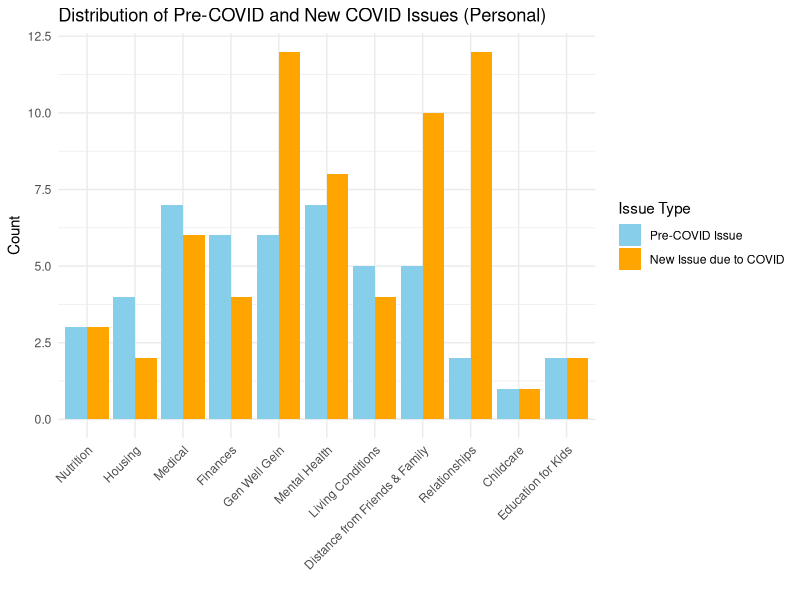
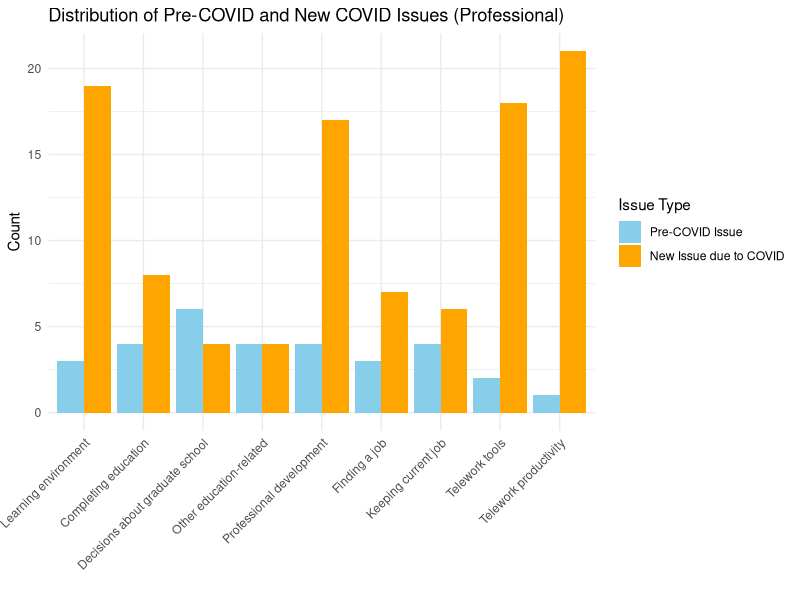
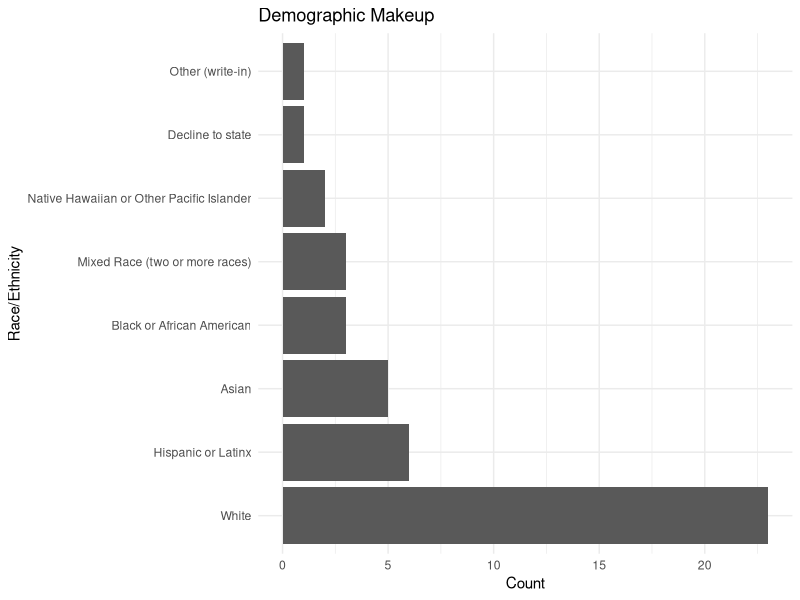
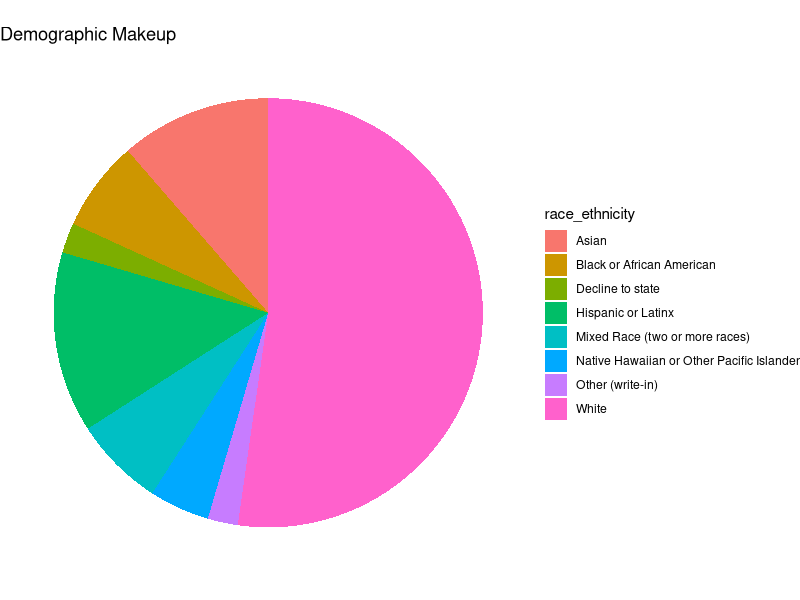
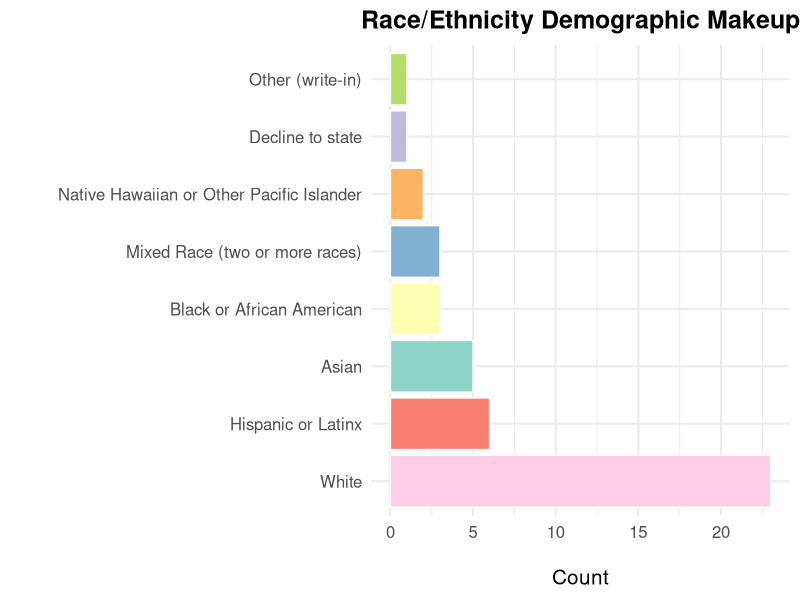
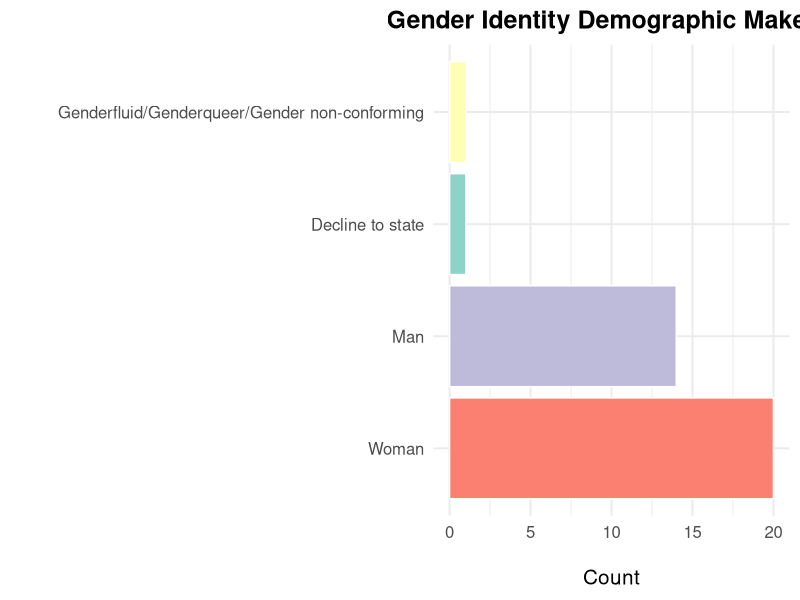
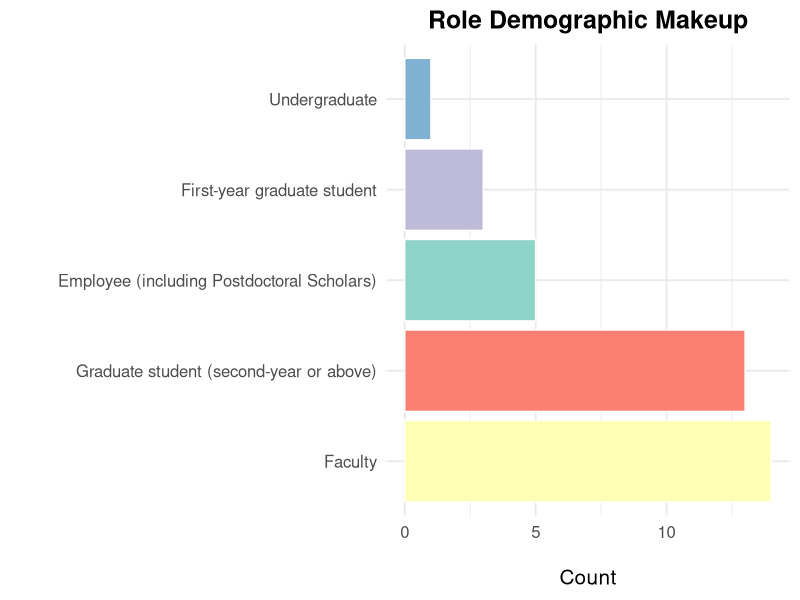
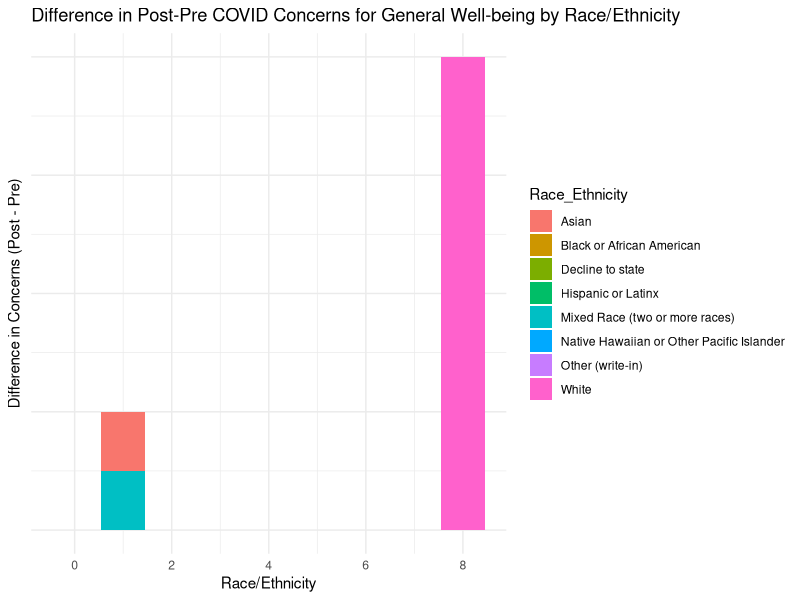

The R source for these figures, in order:
## ---- chunk 1
library(tidyverse)
library(tibble)
library(kableExtra)
data <- read.csv("data_snippet.csv")
## ---- chunk 2
personal_prefix <- "Currently..are.you.concerned.about.the.following....If.you.are.not..leave.blank...__________About......Personal.impacts..."
professional_prefix <- "Currently..are.you.concerned.about.the.following....If.you.are.not..leave.blank.....__________Abo......Academic.and.or.professional.impacts..."

remove_prefix <- function(column_name, prefix_to_remove) {
  column_name <- gsub(prefix_to_remove, "", column_name)
  return(column_name)
}

personal_concern_columns <- grep(personal_prefix, names(data), value = TRUE)
professional_concern_columns <- grep(professional_prefix, names(data), value = TRUE)

cleaned_personal_column_names <- lapply(personal_concern_columns, remove_prefix, prefix_to_remove = personal_prefix)
cleaned_professional_column_names <- lapply(professional_concern_columns, remove_prefix, prefix_to_remove = professional_prefix)

df_personal <- data[personal_concern_columns]
df_professional <- data[professional_concern_columns]
names(df_personal) <- cleaned_personal_column_names
names(df_professional) <- cleaned_professional_column_names
## ---- chunk 3
# 0 - Not Concerned
# 1 - pre-covid issue
# 2 - new issue due to covid
# 3 - cannot access resources
head(df_personal)
head(df_professional)
## ---- chunk 4
aggregate_personal <- data.frame(
  Pre_COVID_Count = colSums(df_personal == 1, na.rm = TRUE),
  New_COVID_Count = colSums(df_personal == 2, na.rm = TRUE)
)

aggregate_professional <- data.frame(
  Pre_COVID_Count = colSums(df_professional == 1, na.rm = TRUE),
  New_COVID_Count = colSums(df_professional == 2, na.rm = TRUE)
)

filtered_aggregate_personal <- aggregate_personal[rowSums(aggregate_personal) > 0, ]
filtered_aggregate_professional <- aggregate_professional[rowSums(aggregate_professional) > 0, ]

tbl_personal <- as_tibble(filtered_aggregate_personal)
tbl_professional <- as_tibble(filtered_aggregate_professional)

styled_tbl_personal <- tbl_personal %>%
  mutate(
    Concern_Category = c("Nutrition", "Housing", "Medical", "Finances", "Gen Well Gein", "Mental Health", "Living Conditions", "Distance from Friends & Family", "Relationships", "Childcare", "Education for Kids"),
    Difference = New_COVID_Count - Pre_COVID_Count
  ) %>%
  select(Concern_Category, Pre_COVID_Count, New_COVID_Count, Difference) %>%
  kable(., align = "c", caption = "Distribution of Pre-COVID and New COVID Issues (Personal)") %>%
  kable_styling(full_width = FALSE)

styled_tbl_professional <- tbl_professional %>%
  mutate(
    Concern_Category = c("Learning environment", "Completing education", "Decisions about graduate school", "Other education-related", "Professional development", "Finding a job", "Keeping current job", "Telework tools", "Telework productivity"),
    Difference = New_COVID_Count - Pre_COVID_Count
  ) %>%
  select(Concern_Category, Pre_COVID_Count, New_COVID_Count, Difference) %>%
  kable(., align = "c", caption = "Distribution of Pre-COVID and New COVID Issues (Professional)") %>%
  kable_styling(full_width = FALSE)

styled_tbl_personal
styled_tbl_professional
## ---- chunk 5
personal_labels <- c("Nutrition", "Housing", "Medical", "Finances", "Gen Well Gein", "Mental Health", "Living Conditions", "Distance from Friends & Family", "Relationships", "Childcare", "Education for Kids")

df_personal_long <- filtered_aggregate_personal %>%
  rownames_to_column(var = "Concern_Category") %>%
  pivot_longer(cols = c("Pre_COVID_Count", "New_COVID_Count"), 
               names_to = "Type", values_to = "Count") %>%
  mutate(Concern_Category = factor(Concern_Category, 
                                   levels = rownames(filtered_aggregate_personal),
                                   labels = personal_labels))
type_order <- c("Pre_COVID_Count", "New_COVID_Count")
df_personal_long$Type <- factor(df_personal_long$Type, levels = type_order)

ggplot(df_personal_long, aes(x = Concern_Category, y = Count, fill = Type)) +
  geom_bar(stat = "identity", position = position_dodge()) +
  scale_fill_manual(values = c("skyblue", "orange"), 
                    labels = c("Pre-COVID Issue", "New Issue due to COVID")) +
  labs(title = "Distribution of Pre-COVID and New COVID Issues (Personal)",
       x = "", y = "Count", fill = "Issue Type") +
  theme_minimal() +
  theme(axis.text.x = element_text(angle = 45, hjust = 1, vjust = 1))
## ---- chunk 6
professional_labels <- c("Learning environment", "Completing education", "Decisions about graduate school", "Other education-related", "Professional development", "Finding a job", "Keeping current job", "Telework tools", "Telework productivity")

df_professional_long <- filtered_aggregate_professional %>%
  rownames_to_column(var = "Concern_Category") %>%
  pivot_longer(cols = c("Pre_COVID_Count", "New_COVID_Count"), 
               names_to = "Type", values_to = "Count") %>%
  mutate(Concern_Category = factor(Concern_Category, 
                                   levels = rownames(filtered_aggregate_professional),
                                   labels = professional_labels))

type_order <- c("Pre_COVID_Count", "New_COVID_Count")
df_professional_long$Type <- factor(df_professional_long$Type, levels = type_order)

ggplot(df_professional_long, aes(x = Concern_Category, y = Count, fill = Type)) +
  geom_bar(stat = "identity", position = position_dodge()) +
  scale_fill_manual(values = c("skyblue", "orange"), 
                    labels = c("Pre-COVID Issue", "New Issue due to COVID")) +
  labs(title = "Distribution of Pre-COVID and New COVID Issues (Professional)",
       x = "", y = "Count", fill = "Issue Type") +
  theme_minimal() +
  theme(axis.text.x = element_text(angle = 45, hjust = 1, vjust = 1))
## ---- chunk 7
race_ethnicity_counts <- data %>%
  separate_rows(`What.is.your.race.and.or.ethnicity..Check.all.that.apply....Selected.Choice`, sep = ",") %>%
  count(`What.is.your.race.and.or.ethnicity..Check.all.that.apply....Selected.Choice`, name = "count")

race_ethnicity_counts <- race_ethnicity_counts %>%
  rename(race_ethnicity = `What.is.your.race.and.or.ethnicity..Check.all.that.apply....Selected.Choice`)

ggplot(race_ethnicity_counts, aes(x = reorder(race_ethnicity, -count), y = count)) +
  geom_bar(stat = "identity") +
  coord_flip() +
  labs(title = "Demographic Makeup",
       x = "Race/Ethnicity",
       y = "Count") +
  theme_minimal()
## ---- chunk 8
race_ethnicity_counts %>%
  ggplot(aes(x = "", y = count, fill = race_ethnicity)) +
  geom_bar(stat = "identity", width = 1) +
  coord_polar("y") +
  labs(title = "Demographic Makeup") +
  theme_void() +
  theme(legend.position = "right")
## ---- chunk 9
render_summary_table_graph <- function(df, column, category_name) {
  total <- nrow(df)
  
  summary_df <- df %>%
    mutate({{column}} := ifelse({{column}} == "Genderfluid, Genderqueer, or Gender Non-conforming","Genderfluid/Genderqueer/Gender non-conforming", {{column}})) %>%
    separate_rows({{column}}, sep = ",") %>%
    count({{column}}, name = "count") %>%
    mutate(percentage = round((count / total) * 100, 2)) %>%
    rename(Category = {{column}}) %>% 
    arrange(desc(count))
  
  summary_table <- kable(summary_df, format = "html", col.names = c(category_name, "Count", "Percentage (%)")) %>%
    kable_styling(full_width = FALSE, bootstrap_options = c("striped", "hover", "condensed")) %>%
  print(summary_table)
  
  graph <- ggplot(summary_df, aes(x = reorder(Category, -count), y = count, fill = Category)) +
    geom_bar(stat = "identity", color = "white", show.legend = FALSE) +
    coord_flip() +
    labs(title = paste(category_name, "Demographic Makeup"),
         x = "",
         y = "Count") +
    theme_minimal(base_size = 15) +
    theme(axis.title.x = element_text(margin = margin(t = 20)),
          axis.title.y = element_text(margin = margin(r = 20)),
          plot.title = element_text(hjust = 0.5, face = "bold", size = 18)) +
    scale_fill_brewer(palette = "Set3")
  return(list(summary_table = summary_table, graph = graph))
}

render_summary_table_graph(data, `What.is.your.race.and.or.ethnicity..Check.all.that.apply....Selected.Choice`, "Race/Ethnicity")
render_summary_table_graph(data, `How.would.you.describe.yourself...Mark.one.answer....Selected.Choice`, "Gender Identity")
# render_summary_table_graph(data, `Institution.Type`, "Institution Type")
render_summary_table_graph(data, Role, "Role")
## ---- chunk 10
library(htmltools)
generate_summary_table <- function(df, column, category_name) {
  total <- nrow(df)
  
  # Handling specific category name issue
  summary_df <- df %>%
    mutate({{column}} := ifelse({{column}} == "Genderfluid, Genderqueer, or Gender Non-conforming","Gender fluid/queer/non-conforming", {{column}})) %>%
    separate_rows({{column}}, sep = ",") %>%
    count({{column}}, name = "count") %>%
    mutate(percentage = round((count / total) * 100, 2)) %>%
    rename(Category = {{column}}) %>%
    arrange(desc(count))
  
  return(summary_df)
}

summary_df_race_ethnicity <- generate_summary_table(data, `What.is.your.race.and.or.ethnicity..Check.all.that.apply....Selected.Choice`, "Race/Ethnicity")
summary_df_gender_identity <- generate_summary_table(data, `How.would.you.describe.yourself...Mark.one.answer....Selected.Choice`, "Gender Identity")
summary_df_role <- generate_summary_table(data, Role, "Role")

formatted_table_race_ethnicity <- summary_df_race_ethnicity %>%
  kable(format = "html", col.names = c("Race/Ethnicity", "Count", "Percentage (%)")) %>%
  kable_styling(full_width = FALSE, bootstrap_options = c("striped", "hover", "condensed")) %>%
  column_spec(1, width = "20%") %>%
  column_spec(2:3, width = "10%", extra_css = "text-align: right;")

formatted_table_gender_identity <- summary_df_gender_identity %>%
  kable(format = "html", col.names = c("Gender Identity", "Count", "Percentage (%)")) %>%
  kable_styling(full_width = FALSE, bootstrap_options = c("striped", "hover", "condensed")) %>%
  column_spec(1, width = "20%") %>%
  column_spec(2:3, width = "10%", extra_css = "text-align: right;")

formatted_table_role <- summary_df_role %>%
  kable(format = "html", col.names = c("Role", "Count", "Percentage (%)")) %>%
  kable_styling(full_width = FALSE, bootstrap_options = c("striped", "hover", "condensed")) %>%
  column_spec(1, width = "20%") %>%
  column_spec(2:3, width = "10%", extra_css = "text-align: right;")
combined_table <- paste(
  "<h1 style='text-align: center;'>Demographics</h1>",
  "<br>",
  as.character(formatted_table_race_ethnicity),
  "<br>",
  as.character(formatted_table_gender_identity),
  "<br>",
  as.character(formatted_table_role),
  sep = ""
)
HTML(combined_table)
## ---- chunk 11
personal_prefix <- "Currently..are.you.concerned.about.the.following....If.you.are.not..leave.blank...__________About......Personal.impacts..."
professional_prefix <- "Currently..are.you.concerned.about.the.following....If.you.are.not..leave.blank.....__________Abo......Academic.and.or.professional.impacts..."
race_prefix <- 'What.is.your.race.and.or.ethnicity..Check.all.that.apply....Selected.Choice'

remove_prefix <- function(column_name, prefix_to_remove) {
  column_name <- gsub(prefix_to_remove, "", column_name)
  return(column_name)
}

personal_concern_columns <- grep(personal_prefix, names(data), value = TRUE)
professional_concern_columns <- grep(professional_prefix, names(data), value = TRUE)
race_columns <- grep(race_prefix, names(data), value = TRUE)

cleaned_personal_column_names <- lapply(personal_concern_columns, remove_prefix, prefix_to_remove = personal_prefix)
cleaned_professional_column_names <- lapply(professional_concern_columns, remove_prefix, prefix_to_remove = professional_prefix)

df_personal <- data[c(personal_concern_columns, race_columns)]
df_professional <- data[c(professional_concern_columns,race_columns)]
names(df_personal) <- c(cleaned_personal_column_names, 'Race_Ethnicity')
names(df_professional) <- c(cleaned_professional_column_names, 'Race_Ethnicity')
## ---- chunk 12
head(df_personal)
## ---- chunk 13
df_personal[] <- lapply(df_personal[], as.character)

personal_data_long <- df_personal %>%
  mutate(id = row_number()) %>%
  separate_rows(General.well.being, sep = ",") %>%
  separate_rows(Race_Ethnicity, sep = ",") %>%
  mutate(General.well.being = as.integer(General.well.being))

concern_counts <- personal_data_long %>%
  group_by(Race_Ethnicity) %>%
  summarize(
    pre_covid = sum(General.well.being == 1),
    post_covid = sum(General.well.being == 2)
  )
concern_counts <- concern_counts %>%
  mutate(difference = post_covid - pre_covid)

ggplot(concern_counts, aes(x = difference, y = difference, fill = Race_Ethnicity)) +
  geom_bar(stat = "identity") +
  labs(title = "Difference in Post-Pre COVID Concerns for General Well-being by Race/Ethnicity",
       x = "Race/Ethnicity",
       y = "Difference in Concerns (Post - Pre)") +
  theme_minimal() +
  theme(axis.text.y = element_blank())
## ---- chunk 14
concern_counts %>%
  kable(col.names = c("Race/Ethnicity", "Pre-COVID Concerns", "Post-COVID Concerns", "Difference (Post - Pre)"), 
        caption = "Difference in Post-Pre COVID Concerns for General Well-being by Race/Ethnicity") %>%
  kable_styling(bootstrap_options = c("striped", "hover", "condensed", "responsive"))
## ---- chunk 15
df_professional[] <- lapply(df_professional[], as.character)

personal_data_long <- df_professional %>%
  mutate(id = row_number()) %>%
  separate_rows(Professional.development..internships..programs..conferences., sep = ",") %>%
  separate_rows(Race_Ethnicity, sep = ",") %>%
  mutate(General.well.being = as.integer(Professional.development..internships..programs..conferences.))

total_counts <- personal_data_long %>%
  group_by(Race_Ethnicity) %>%
  summarize(total = n())

concern_counts <- personal_data_long %>%
  group_by(Race_Ethnicity) %>%
  summarize(
    pre_covid = sum(Professional.development..internships..programs..conferences. == 1),
    post_covid = sum(Professional.development..internships..programs..conferences. == 2)
  ) %>%
  left_join(total_counts, by = "Race_Ethnicity") %>%
  mutate(
    pre_covid_prop = round((pre_covid / total) * 100, 2),
    post_covid_prop = round((post_covid / total) * 100, 2),
    difference = round(post_covid_prop - pre_covid_prop, 2)
  )

concern_counts %>%
  select(Race_Ethnicity, pre_covid_prop, post_covid_prop, difference) %>%
  kable(col.names = c("Race/Ethnicity", "Pre-COVID Proportion (%)", "Post-COVID Proportion (%)", "Difference (Post - Pre)"), 
        caption = "Difference in Post-Pre COVID Concerns for Professional Development (Proportions)") %>%
  kable_styling(bootstrap_options = c("striped", "hover", "condensed", "responsive"))
## ---- chunk 16
ggplot(concern_counts, aes(x = Race_Ethnicity, y = difference, fill = Race_Ethnicity)) +
  geom_bar(stat = "identity") +
  labs(title = "Difference in Proportion of Professional Development by Race",
       x = "", y = "Difference in Proportion (Post - Pre)") +
  theme_minimal() +
  theme(axis.text.x=element_blank(), 
        axis.ticks.x=element_blank())
## ---- chunk 17
df_personal[] <- lapply(df_personal[], as.character)

personal_data_long <- df_personal %>%
  mutate(id = row_number()) %>%
  separate_rows(General.well.being, sep = ",") %>%
  separate_rows(Race_Ethnicity, sep = ",") %>%
  mutate(General.well.being = as.integer(General.well.being))

total_counts <- personal_data_long %>%
  group_by(Race_Ethnicity) %>%
  summarize(total = n())

concern_counts <- personal_data_long %>%
  group_by(Race_Ethnicity) %>%
  summarize(
    pre_covid = sum(General.well.being == 1),
    post_covid = sum(General.well.being == 2)
  ) %>%
  left_join(total_counts, by = "Race_Ethnicity") %>%
  mutate(
    pre_covid_prop = round((pre_covid / total) * 100, 2),
    post_covid_prop = round((post_covid / total) * 100, 2),
    difference = round(post_covid_prop - pre_covid_prop, 2)
  )

concern_counts %>%
  select(Race_Ethnicity, pre_covid_prop, post_covid_prop, difference) %>%
  kable(col.names = c("Race/Ethnicity", "Pre-COVID Proportion (%)", "Post-COVID Proportion (%)", "Difference (Post - Pre)"), 
        caption = "Difference in Post-Pre COVID Concerns for General Well-being by Race/Ethnicity (Proportions)") %>%
  kable_styling(bootstrap_options = c("striped", "hover", "condensed", "responsive"))
## ---- chunk 18
ggplot(concern_counts, aes(x = Race_Ethnicity, y = difference, fill = Race_Ethnicity)) +
  geom_bar(stat = "identity") +
  labs(title = "Difference in Proportion of Generall Well Being by Race",
       x = "", y = "Difference in Proportion (Post - Pre)") +
  theme_minimal() +
  theme(axis.text.x=element_blank(), 
        axis.ticks.x=element_blank())
## ---- chunk 19
personal_prefix <- "Currently..are.you.concerned.about.the.following....If.you.are.not..leave.blank...__________About......Personal.impacts..."
professional_prefix <- "Currently..are.you.concerned.about.the.following....If.you.are.not..leave.blank.....__________Abo......Academic.and.or.professional.impacts..."

remove_prefix <- function(column_name, prefix_to_remove) {
  column_name <- gsub(prefix_to_remove, "", column_name)
  return(column_name)
}

personal_concern_columns <- grep(personal_prefix, names(data), value = TRUE)
professional_concern_columns <- grep(professional_prefix, names(data), value = TRUE)

cleaned_personal_column_names <- lapply(personal_concern_columns, remove_prefix, prefix_to_remove = personal_prefix)
cleaned_professional_column_names <- lapply(professional_concern_columns, remove_prefix, prefix_to_remove = professional_prefix)

df_personal <- data[c(personal_concern_columns, "Role")]
df_professional <- data[c(professional_concern_columns,"Role")]
names(df_personal) <- c(cleaned_personal_column_names, 'Role')
names(df_professional) <- c(cleaned_professional_column_names, 'Role')
## ---- chunk 20
df_professional <- df_professional %>%
  select(-starts_with("Other..write.in."))
professional_labels <- c("Learning environment", "Completing education", "Decisions about graduate school", "Other education-related", "Professional development", "Finding a job", "Keeping current job", "Telework tools", "Telework productivity")

df_professional[] <- lapply(df_professional[], as.character)

professional_columns <- names(df_professional)[-which(names(df_professional) == "Role")]

personal_data_long <- df_professional %>%
  mutate(id = row_number()) %>%
  separate_rows(Role, sep = ",") %>%
  pivot_longer(cols = all_of(professional_columns), 
               names_to = "Professional_Development", 
               values_to = "Concern",) %>%
  separate_rows(Concern, sep = ",") %>%
  mutate(Concern = as.integer(Concern)) %>% 
  mutate(Professional_Development = recode(Professional_Development, !!!setNames(professional_labels, professional_columns)))

total_counts <- personal_data_long %>%
  group_by(Role, Professional_Development) %>%
  summarize(total = n(), .groups = 'drop')

concern_counts <- personal_data_long %>%
  group_by(Role, Professional_Development) %>%
  summarize(
    pre_covid = sum(Concern == 1),
    post_covid = sum(Concern == 2),
    .groups = 'drop'
  ) %>%
  left_join(total_counts, by = c("Role", "Professional_Development")) %>%
  mutate(
    pre_covid_prop = round((pre_covid / total) * 100, 2),
    post_covid_prop = round((post_covid / total) * 100, 2),
    difference = round(post_covid_prop - pre_covid_prop, 2)
  )

concern_counts %>%
  select(Role, Professional_Development, pre_covid_prop, post_covid_prop, difference) %>%
  kable(col.names = c("Role", "Professional Development", "Pre-COVID Proportion (%)", "Post-COVID Proportion (%)", "Difference (Post - Pre)"), 
        caption = "Difference in Post-Pre COVID Concerns for Professional Development (Proportions)") %>%
  kable_styling(bootstrap_options = c("striped", "hover", "condensed", "responsive"))
## ---- chunk 21
ggplot(concern_counts, aes(x = Role, y = difference, fill = Role)) +
  geom_bar(stat = "identity") +
  facet_wrap(~ Professional_Development, scales = "free_y") +
  labs(title = "Difference in Proportion of COVID Concerns by Role Faceted by Professional Devlopement Category",
       x = "Role", y = "Difference in Proportion (Post - Pre)") +
  theme_minimal() +
  # theme(axis.text.x = element_text(angle = 45, hjust = 1, vjust = 1),
  #       legend.position = "none")
  theme(axis.text.x=element_blank(), 
        axis.ticks.x=element_blank())
## ---- chunk 22
ggplot(concern_counts, aes(x = Professional_Development, y = difference, fill = Professional_Development)) +
  geom_bar(stat = "identity") +
  facet_wrap(~ Role, scales = "free_y") +
  labs(title = "Difference in Proportion of COVID Concerns by Professional Development Category Faceted by Role",
       x = "", y = "Difference in Proportion (Post - Pre)") +
  theme_minimal() +
  theme(axis.text.x=element_blank(), 
        axis.ticks.x=element_blank())
## ---- chunk 23
ggplot(concern_counts, aes(x = Professional_Development, y = difference, fill = Role)) +
  geom_bar(stat = "identity", position = "dodge2") +
  labs(title = "Difference in Proportion of COVID Concerns by Professional Development Category and Role",
       x = "", y = "Difference in Proportion (Post - Pre)") +
  theme_minimal() +
  theme(axis.text.x = element_text(angle = 45, hjust = 1, vjust = 1))
